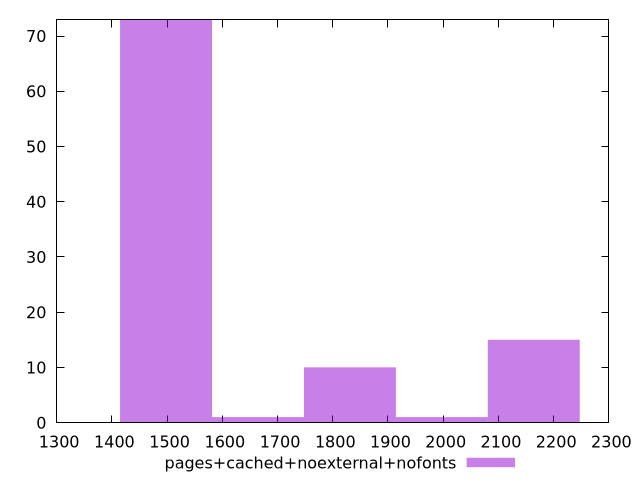

The script that saved this image:
$_pagesCachedNoexternalNofonts <<EOF
1498.1578104278624 73
2164.0057261735788 15
1831.0817683007206 10
1997.5437472371498 1
1664.6197893642916 1
EOF
set key outside below
set terminal pngcairo
set output "report_00005_2020-11-02T22-26-11.212Z/metrics/pages+cached+noexternal+nofonts//raw_hist.png"
set yrange [0:73]
set boxwidth 166.46197893642915
set style fill transparent solid 0.5 noborder
plot $_pagesCachedNoexternalNofonts title "pages+cached+noexternal+nofonts" with boxes ,
